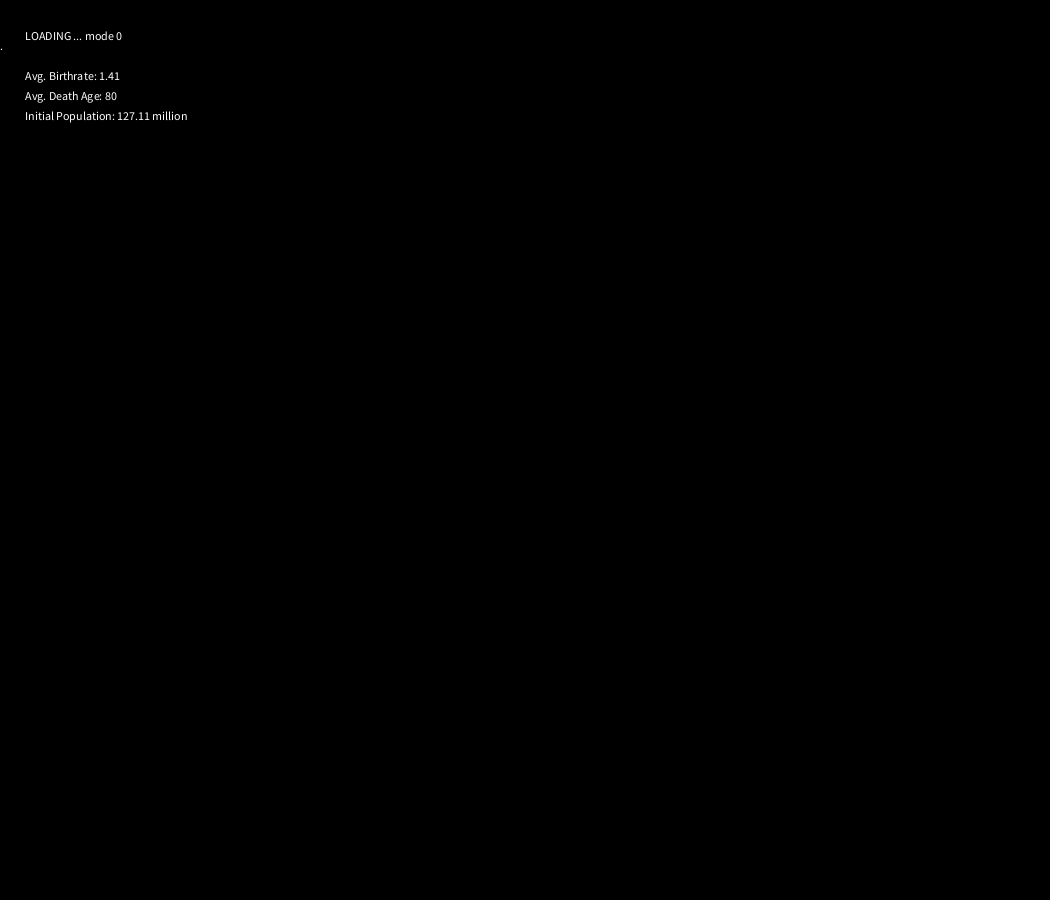
Frame 1 (no input)
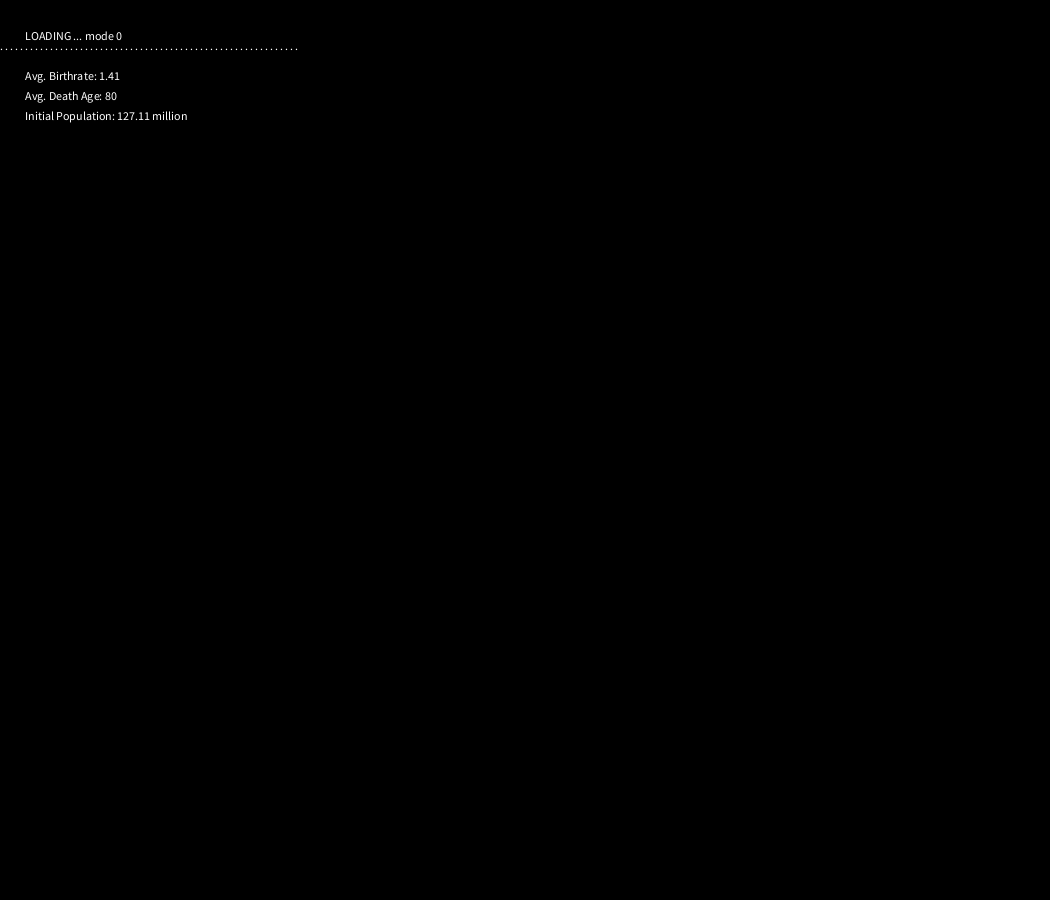
Frame 60 (the mouse pressed at the canvas centre just before this capture)
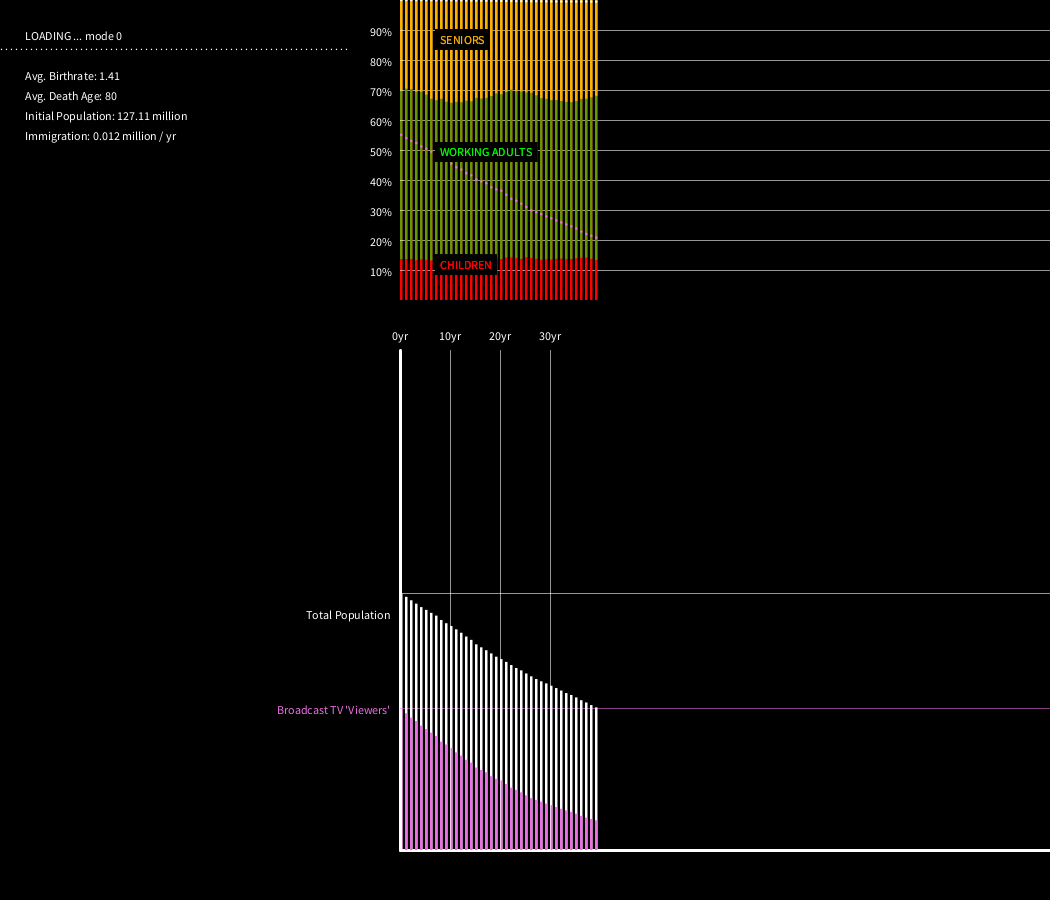
Frame 120 (the mouse held since frame 60 and released just before this capture)

The Processing sketch that drew these frames (run headless with seeded random() and noise(); from frame 60 on, the mouse is pressed at the canvas centre):

// Processing sketch: PopulationSim
// ── PopulationSim.pde
Population test;
int counter;
int popMode = 0;
int NUM_MODES = 8;

color CHILDREN_COLOR = #FF0000;
color ADULT_COLOR = #00FF00;
color SENIOR_COLOR = #FFAF00;
color NATIVE_COLOR = #FFFFFF;
color GEN1_COLOR = #999999;
color NON_NATIVE_COLOR = #ED6EE5;
color SHARED_CAR_COLOR = #8F99FC;

int SCALER_W = 5;
float SCALER_H;

float BIRTH_RATE;
int MAX_AGE;
int POP_INIT;
float IMMIGRATION; //percent of POP_INIT
float friendlyImmigration;
//int FRIENDLY_POP = 127110000; // Japanese population (2013)
int FRIENDLY_POP; // American population (2013)

void setup() {
  size(1050, 900);
  reInit(popMode);
}

void reInit(int mode) {
  
  switch(mode) {
    case 0:
      BIRTH_RATE = 1.41;
      MAX_AGE = 80;
      POP_INIT = 10000;
      IMMIGRATION = 0.008; //percent of POP_INIT
      FRIENDLY_POP = 127110000; // American population (2013)
      SCALER_H = 0.03;
      break;
    case 1:
      BIRTH_RATE = 2.0;
      MAX_AGE = 80;
      POP_INIT = 10000;
      IMMIGRATION = 0.0; //percent of POP_INIT
      FRIENDLY_POP = 127110000; // American population (2013)
      SCALER_H = 0.015;
      break;
    case 2:
      BIRTH_RATE = 1.41;
      MAX_AGE = 80;
      POP_INIT = 10000;
      IMMIGRATION = 0.31; //percent of POP_INIT
      FRIENDLY_POP = 127110000; // American population (2013)
      SCALER_H = 0.03;
      break;
    case 3:
      BIRTH_RATE = 1.88;
      MAX_AGE = 75;
      POP_INIT = 10000;
      IMMIGRATION = 0.65; //percent of POP_INIT
      FRIENDLY_POP = 316500000; // American population (2013)
      SCALER_H = 0.01;
      break;
    case 4: // Status-Quo Japan
      BIRTH_RATE = 1.41;
      MAX_AGE = 80;
      POP_INIT = 10000;
      IMMIGRATION = 0.0; //percent of POP_INIT
      FRIENDLY_POP = 127110000; // American population (2013)
      SCALER_H = 0.03;
      break;
    case 5: // Group A
      BIRTH_RATE = 1.41;
      MAX_AGE = 80;
      POP_INIT = 10000;
      IMMIGRATION = .07; //percent of POP_INIT
      FRIENDLY_POP = 127110000; // American population (2013)
      SCALER_H = 0.03;
      break;
    case 6: // Group B
      BIRTH_RATE = 1.41;
      MAX_AGE = 80;
      POP_INIT = 10000;
      IMMIGRATION = .008; //percent of POP_INIT
      FRIENDLY_POP = 127110000; // American population (2013)
      SCALER_H = 0.03;
      break;
    case 7: // Group C
      BIRTH_RATE = 1.41;
      MAX_AGE = 80;
      POP_INIT = 10000;
      IMMIGRATION = .155; //percent of POP_INIT
      FRIENDLY_POP = 127110000; // American population (2013)
      SCALER_H = 0.03;
      break;
  }
  
  background(0);
  counter = 0;
  
  fill(#FFFFFF);
  text("LOADING ... mode " + popMode, 25, 40);
  
  text("Avg. Birthrate: " + BIRTH_RATE, 25, 80);
  text("Avg. Death Age: " + MAX_AGE, 25, 100);
  text("Initial Population: " + FRIENDLY_POP/1000000.0 + " million", 25, 120);
  
//  fill(SENIOR_COLOR);
//  text("SENIORS", 100, 100 + 40);
//  fill(CHILDREN_COLOR);
//  text("CHILDREN", 100, 100 + 80);
//  fill(ADULT_COLOR);
//  text("WORKING ADULTS", 100, 100 + 60);
  
  test = new Population( POP_INIT, MAX_AGE, BIRTH_RATE, IMMIGRATION );
}

void draw() {
  
  test.iterate();
  test.printSummary();
  test.drawGraph();
  
  counter++;
  
  if (counter*SCALER_W > width) {
    noLoop();
  }
  
  //noLoop();
}

void keyPressed() {
  switch (key) {
    case ' ': 
    
      if (popMode < NUM_MODES-1)
        popMode++;
      else
        popMode = 0;
        
      reInit(popMode);
      loop();
      break;
  }
}

// ── Person.pde
class Person {
  
  int age;
  int deathAge;
  int anticipatedChildren;
  boolean alive;
  int numChildren;
  boolean female;
  boolean nativeBorn;
  int generation;
  boolean privateCar;
  boolean watchTV;
  
  Person(int age, int deathAge, int anticipatedChildren, boolean nativeBorn, int generation, boolean privateCar, boolean watchTV) {
    this.age = age;
    this.deathAge = deathAge;
    this.anticipatedChildren = anticipatedChildren;
    this.nativeBorn = nativeBorn;
    this.generation = generation;
    this.privateCar = privateCar;
    this.watchTV = watchTV;
    numChildren = 0;
    alive = true;
    
    if (random(100) >= 50) 
      female = true;
  }
  
  void birthday() {
    age++;
    if (age > deathAge) alive = false;
  }  
}

// ── Population.pde
class Population {
  
  int popInit;
  int maxAge;
  float avgChildren;
  float immigration;
  ArrayList<Person> population;
  boolean privateCar;
  boolean watchTV;
  
  int DEATH_RANGE = 20;
  int ADULT_AGE = 18;
  int SENIOR_AGE = 65;
  int BIRTH_END_AGE = 42;
  
  int childrenCount, adultCount, seniorCount, birthCount, femaleCount, nativeCount, nonNativeCount, gen1Count, gen2Count, privateCarCount, watchTVCount;
  float verifyAvgChildren;
  
  Population(int popInit, int maxAge, float avgChildren, float immigration) {
    this.popInit = popInit;
    this.maxAge = maxAge;
    this.avgChildren = avgChildren;
    this.immigration = immigration;
    population = new ArrayList<Person>();
    
    privateCar = true;
    watchTV = true;
    
    birthCount = 0;
    
    for (int i=0; i<popInit; i++) {
      //int randomAge = int( random(maxAge-1) );
      int randomAge = int( random(MAX_AGE + random(-DEATH_RANGE, DEATH_RANGE)-1) );
      int deathAge = maxAge + int(random(-DEATH_RANGE, DEATH_RANGE));
      int numChildren = int( avgChildren + random(1.0) );
      population.add( new Person( randomAge, deathAge, numChildren, true, 2, privateCar, watchTV));
    }
  }
  
  void iterate() {
    
    if (counter == MAX_AGE) {
      privateCar = false;
      
      for (int i=0; i<population.size(); i++) {
        population.get(i).watchTV = false;
        
        if (population.get(i).age < 13) {
          if (random(1.0) < .16)
            population.get(i).watchTV = true;
        } else if (population.get(i).age < 20) {
          if (random(1.0) < .31)
            population.get(i).watchTV = true;
        } else if (population.get(i).age < 30) {
          if (random(1.0) < .24)
            population.get(i).watchTV = true;
        } else if (population.get(i).age < 40) {
          if (random(1.0) < .37)
            population.get(i).watchTV = true;
        } else if (population.get(i).age < 50) {
          if (random(1.0) < .44)
            population.get(i).watchTV = true;
        } else if (population.get(i).age < 60) {
          if (random(1.0) < .65)
            population.get(i).watchTV = true;
        } else if (population.get(i).age < 70) {
          if (random(1.0) < .78)
            population.get(i).watchTV = true;
        } else {
          if (random(1.0) < .85)
            population.get(i).watchTV = true;
        }
      }
    }
    
    if (counter == MAX_AGE + 30) {
      if (popMode == 5) {
        avgChildren = 2.0;
        SENIOR_AGE = 70;
      }
      else if (popMode == 6) {
        avgChildren = 2.0;
        SENIOR_AGE = 65;
      }
      else if (popMode == 7) {
        avgChildren = 2.5;
        SENIOR_AGE = 70;
      }
    }

    
    childrenCount = 0;
    adultCount = 0;
    seniorCount = 0;
    femaleCount = 0;
    nativeCount = 0;
    nonNativeCount = 0;
    verifyAvgChildren = 0;
    gen1Count = 0;
    gen2Count = 0;
    privateCarCount = 0;
    watchTVCount = 0;
    
    if (counter >= MAX_AGE) {
      for (int i=0; i<immigration*popInit/100; i++) {
        int randomAge;
        if (popMode == 7)
          randomAge = int( random(26) );
        else
          randomAge = int( random(MAX_AGE + random(-DEATH_RANGE, DEATH_RANGE)-1) );
        int deathAge = maxAge + int(random(-DEATH_RANGE, DEATH_RANGE));
        int numChildren;
        numChildren = int( avgChildren + random(1.0) );
        population.add(new Person(randomAge, deathAge, numChildren, false, 0, privateCar, false));
      }
    }
    
    for (int i=0; i<population.size(); i++) {
      
      population.get(i).birthday();
      
      if (population.get(i).alive == false)  {
        
        population.remove(i);
        
      } else {
        
        if (random(1.0) < 0.3 && population.get(i).age > ADULT_AGE && population.get(i).age < BIRTH_END_AGE) {
          if (population.get(i).numChildren < population.get(i).anticipatedChildren && population.get(i).female == true) {
            int deathAge = maxAge + int(random(-DEATH_RANGE, DEATH_RANGE));
            int numChildren;
//            if (counter > (MAX_AGE+30) && counter < (MAX_AGE+60)) // 1st Population Boom
//              numChildren = int( avgChildren + 3 + random(1.0) );
//            else if (counter > (MAX_AGE+130) && counter < (MAX_AGE+160)) // 1st Population Boom
//              numChildren = int( avgChildren + 3 + random(1.0) );
//            else
              numChildren = int( avgChildren + random(1.0) );
            
            if (population.get(i).generation == 0)
              population.add(new Person(0, deathAge, numChildren, true, 1, privateCar, false));
            else
              population.add(new Person(0, deathAge, numChildren, true, 2, privateCar, false));
              
            population.get(i).numChildren++;
            birthCount++;
          }
        }
        
        if (population.get(i).female) {
          femaleCount++;
          verifyAvgChildren += population.get(i).anticipatedChildren;
        }
        
        if (population.get(i).nativeBorn)
          nativeCount++;
        else
          nonNativeCount++;
          
        if (population.get(i).privateCar)
          privateCarCount++;
          
        if (population.get(i).watchTV)
          watchTVCount++;
          
        if (population.get(i).generation == 1)
          gen1Count++;
        else if (population.get(i).generation == 2)
          gen2Count++;
          
        if (population.get(i).age < ADULT_AGE)
          childrenCount++;
        else if (population.get(i).age < SENIOR_AGE)
          adultCount++;
        else if (population.get(i).age >= SENIOR_AGE)
          seniorCount++;
        
      }
    }
    
    verifyAvgChildren /= femaleCount;
    
  }
  
  void printSummary() {
    
    println("Year: +" + counter);
    println("Children (18-): " + childrenCount + " (" + int(10000*float(childrenCount)/population.size())/100.0 + "%)");
    println("Working Adults: " + adultCount + " (" + int(10000*float(adultCount)/population.size())/100.0 + "%)");
    println("Seniors (65+): " + seniorCount + " (" + int(10000*float(seniorCount)/population.size())/100.0 + "%)");
    println("Females: " + femaleCount + " (" + int(10000*float(femaleCount)/population.size())/100.0 + "%)");
    println("Natives: " + nativeCount + " (" + int(10000*float(nativeCount)/population.size())/100.0 + "%)");
    println("Verified Birth Rate: " + verifyAvgChildren);
    println("Total: " + population.size() + " (100.00%)");
    
//    if (population.size() > 0) {
//      int i = 0;
//      println("Person " + i + ":");
//      println("Female: " + population.get(i).female);
//      println("Age: " + population.get(i).age);
//      println("deathAge: " + population.get(i).deathAge);
//      println("numChildren: " + population.get(i).numChildren);
//      println("anticipatedChildren: " + population.get(i).anticipatedChildren);
//    }
    
    println("---");
  }
  
  void drawGraph() { 
    
    int diameter = 3;
    int scalerW = SCALER_W;
    float scalerH = SCALER_H;
    float RELATIVE_GRAPH_HEIGHT = 300;
    
    if (counter >= MAX_AGE) {
      
      noStroke();
      fill(CHILDREN_COLOR);
//      // Total Counts
//      ellipse(counter*scalerW, height - 50 - scalerH*childrenCount, diameter, diameter);
      //Percent Counts
      rect(counter*scalerW, 0, scalerW/2.0, RELATIVE_GRAPH_HEIGHT);
      
      fill(ADULT_COLOR, 150);
//      // Total Counts
//      ellipse(counter*scalerW, height - 50 - scalerH*adultCount, diameter, diameter);
      //Percent Counts
      rect(counter*scalerW, 0, scalerW/2.0, RELATIVE_GRAPH_HEIGHT*float(adultCount+seniorCount)/population.size());
      
      fill(SENIOR_COLOR);
//      // Total Counts
//      ellipse(counter*scalerW, height - 50 - scalerH*seniorCount, diameter, diameter);
      //Percent Counts
      rect(counter*scalerW, 0, scalerW/2.0, RELATIVE_GRAPH_HEIGHT*float(seniorCount)/population.size());
      
      // Relative Counts
      fill(NATIVE_COLOR);
      ellipse(counter*scalerW + scalerW/4.0, RELATIVE_GRAPH_HEIGHT - RELATIVE_GRAPH_HEIGHT*float(nativeCount)/float(nativeCount + nonNativeCount), scalerW/2.0, scalerW/2.0);
      
//      // Relative Counts
//      fill(SHARED_CAR_COLOR);
//     ellipse(counter*scalerW + scalerW/4.0, RELATIVE_GRAPH_HEIGHT - RELATIVE_GRAPH_HEIGHT*(1-float(privateCarCount)/population.size()), scalerW/2.0, scalerW/2.0);

      // Relative Counts
      fill(NON_NATIVE_COLOR);
      ellipse(counter*scalerW + scalerW/4.0, RELATIVE_GRAPH_HEIGHT - RELATIVE_GRAPH_HEIGHT*(float(watchTVCount)/population.size()), scalerW/2.0, scalerW/2.0);
    
      // Total Counts
      fill(NATIVE_COLOR);
      rect(counter*scalerW, height - 50 - scalerH*population.size(), scalerW/2.0, scalerH*population.size());
      
      // Total Counts
      fill(NON_NATIVE_COLOR);
      rect(counter*scalerW, height - 50 - scalerH*watchTVCount, scalerW/2.0, scalerH*watchTVCount);
/*      
      // Total Counts
      fill(NATIVE_COLOR);
      rect(counter*scalerW, height - 50 - scalerH*nativeCount, scalerW/2.0, scalerH*nativeCount);
      
      // Total Counts
      fill(NATIVE_COLOR);
      rect(counter*scalerW, height - 50 - scalerH*gen2Count, scalerW/2.0, scalerH*gen2Count);
      
      // Total Counts
      fill(GEN1_COLOR);
      rect(counter*scalerW, height - 50 - scalerH*(gen2Count + gen1Count), scalerW/2.0, scalerH*gen1Count);
      
      // Total Counts
      fill(NON_NATIVE_COLOR);
      rect(counter*scalerW, height - 50 - scalerH*(nonNativeCount + nativeCount), scalerW/2.0, scalerH*nonNativeCount);
*/

      if ((counter - MAX_AGE) % 10 == 0 && counter*scalerW < width) {
        fill(#FFFFFF);
        if (counter == MAX_AGE) {
          stroke(#FFFFFF);
          strokeWeight(3);
       }
        else {
          stroke(#FFFFFF, 150);
          strokeWeight(1);
        }
        textAlign(CENTER);
        text((counter - MAX_AGE) + "yr", counter*scalerW, RELATIVE_GRAPH_HEIGHT + 40);
        textAlign(LEFT);
        line(counter*scalerW, RELATIVE_GRAPH_HEIGHT + 50, counter*scalerW, height - 50);
      }
      
      stroke(CHILDREN_COLOR, 150);
      fill(#000000, 50);
      noStroke();
      rect(MAX_AGE*scalerW + 35, RELATIVE_GRAPH_HEIGHT - 0.125*RELATIVE_GRAPH_HEIGHT - 8, textWidth("CHILDREN") + 10, 20);
      strokeWeight(1);
      fill(CHILDREN_COLOR);
      text("CHILDREN", MAX_AGE*scalerW + 40, RELATIVE_GRAPH_HEIGHT - 0.125*RELATIVE_GRAPH_HEIGHT + 6);
      
      stroke(ADULT_COLOR, 150);
      fill(0, 100);
      noStroke();
      rect(MAX_AGE*scalerW + 35, RELATIVE_GRAPH_HEIGHT - 0.5*RELATIVE_GRAPH_HEIGHT - 8, textWidth("WORKING ADULTS") + 10, 20);
      strokeWeight(1);
      fill(ADULT_COLOR);
      text("WORKING ADULTS", MAX_AGE*scalerW + 40, RELATIVE_GRAPH_HEIGHT - 0.5*RELATIVE_GRAPH_HEIGHT + 6);
      
      stroke(SENIOR_COLOR, 150);
      fill(0, 100);
      noStroke();
      rect(MAX_AGE*scalerW + 35, RELATIVE_GRAPH_HEIGHT - 0.875*RELATIVE_GRAPH_HEIGHT - 8, textWidth("SENIORS") + 10, 20);
      strokeWeight(1);
      fill(SENIOR_COLOR);
      text("SENIORS", MAX_AGE*scalerW + 40, RELATIVE_GRAPH_HEIGHT - 0.875*RELATIVE_GRAPH_HEIGHT + 6);
      
    } 
    
    if (counter <= MAX_AGE) {
      
      fill(#FFFFFF);
      
      if (counter < MAX_AGE - 10)
        text(".", counter*scalerW, 50);
      
      if (counter == MAX_AGE) {
        
        stroke(NATIVE_COLOR, 150);
        fill(NATIVE_COLOR);
        line(counter*scalerW, height - 50 - scalerH*population.size(), width, height - 50 - scalerH*population.size());
        text("Total Population", counter*scalerW - textWidth("Total Population") - 10, height - 50 - scalerH*population.size() + 25);
        
        stroke(NON_NATIVE_COLOR, 150);
        fill(NON_NATIVE_COLOR);
        line(counter*scalerW, height - 50 - scalerH*watchTVCount, width, height - 50 - scalerH*watchTVCount);
        text("Broadcast TV 'Viewers'", counter*scalerW - textWidth("Broadcast TV 'Viewers'") - 10, height - 50 - scalerH*watchTVCount + 5);
        
        /*
        
        stroke(NATIVE_COLOR, 150);
        fill(NATIVE_COLOR);
        line(counter*scalerW, height - 50 - scalerH*gen2Count, width, height - 50 - scalerH*gen2Count);
        text("NATIVE-BORN GEN. 2+ POPULATION", counter*scalerW - textWidth("NATIVE-BORN GEN. 2+ POPULATION") - 10, height - 50 - scalerH*nativeCount + 25);
        
        stroke(GEN1_COLOR, 150);
        fill(GEN1_COLOR);
        line(counter*scalerW, height - 50 - scalerH*gen1Count, width, height - 50 - scalerH*gen1Count);
        text("NATIVE-BORN GEN. 1 POPULATION", counter*scalerW - textWidth("NATIVE-BORN GEN. 1 POPULATION") - 10, height - 50 - scalerH*nativeCount + 5);
        
        stroke(NON_NATIVE_COLOR, 150);
        fill(NON_NATIVE_COLOR);
//        line(counter*scalerW, height - 50 - scalerH*nonNativeCount, width, height - 50 - scalerH*nonNativeCount);
        text("NON NATIVE-BORN POPULATION", counter*scalerW - textWidth("NON NATIVE-BORN POPULATION") - 10, height - 50 - scalerH*nativeCount - 15);
        
        */
        
        strokeWeight(3);
        stroke(#FFFFFF);
        line(counter*scalerW, height - 50, width, height - 50);
        strokeWeight(1);
        
        stroke(#FFFFFF, 150);
        fill(#FFFFFF);        
        for (int i=9; i>0; i--) {
          text(i*10 + "%", counter*scalerW - 30, RELATIVE_GRAPH_HEIGHT - i*0.1*RELATIVE_GRAPH_HEIGHT + 6);
          line(counter*scalerW, RELATIVE_GRAPH_HEIGHT - i*0.1*RELATIVE_GRAPH_HEIGHT, width, RELATIVE_GRAPH_HEIGHT - i*0.1*RELATIVE_GRAPH_HEIGHT);
        }
        
        friendlyImmigration = FRIENDLY_POP * (immigration*popInit/100) / (childrenCount+ adultCount + seniorCount);
        text("Immigration: " + int(1000*friendlyImmigration/1000000)/1000.0 + " million / yr", 25, 140);
        
      }
    }

  }
  
}
